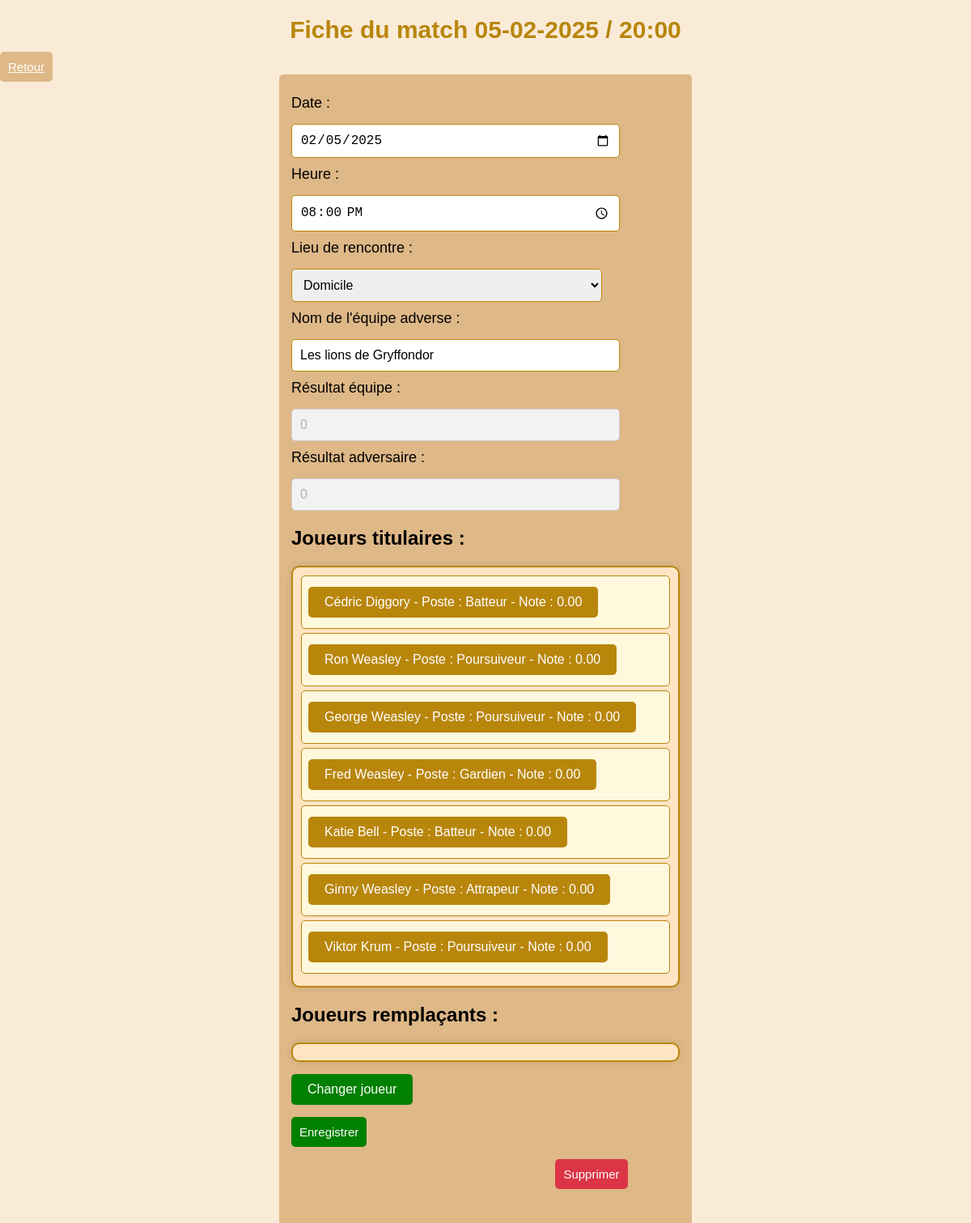
Page /php/pages/FicheMatch.php?id=77 on the committed database.
### tables this page shows
CREATE TABLE IF NOT EXISTS Match_(
   Id_Match INT AUTO_INCREMENT,
   Date_Match DATE,
   Heure TIME,
   Nom_Equipe_Adverse VARCHAR(30) ,
   Lieu_Rencontre ENUM('Domicile', 'Extérieur') DEFAULT 'Domicile',
   Resultat_Equipe INT,
   Resultat_Equipe_Adverse INT,
   PRIMARY KEY(Id_Match)
);

CREATE TABLE IF NOT EXISTS Participer(
   Numero_licence INT,
   Id_Match INT,
   Titulaire BOOLEAN,
   Evaluation DECIMAL(3,2),
   Poste VARCHAR(15) ,
   PRIMARY KEY(Numero_licence, Id_Match),
   FOREIGN KEY(Numero_licence) REFERENCES Joueur(Numero_licence),
   FOREIGN KEY(Id_Match) REFERENCES Match_(Id_Match)
);

CREATE TABLE IF NOT EXISTS Joueur(
   Numero_licence INT ,
   Nom VARCHAR(30) ,
   Prenom VARCHAR(30) ,
   Date_naissance DATE,
   Taille DECIMAL(4,1)  ,
   Poids DECIMAL(4,1)  ,
   Statut ENUM('Actif', 'Blessé', 'Suspendu', 'Absent') DEFAULT 'Actif',
   Photo VARCHAR(51),
   PRIMARY KEY(Numero_licence)
);

### php/requetesSql.php (called while the page is built, shortened)
<?php
        $select_match_spec="SELECT * FROM Match_ WHERE Id_Match = ?";
        $select_joueurs_match="SELECT p.Numero_Licence, j.Nom, j.Prenom, p.Titulaire, p.Poste, p.Evaluation FROM Participer p
                               INNER JOIN Joueur j ON p.Numero_Licence = j.Numero_Licence WHERE p.Id_Match = ? AND p.Poste IS NOT NULL";
?>

### php/pages/FicheMatch.php (the view, shortened to what this page needs)
<?php
require('../requetesSql.php');
global $linkpdo;
$errorMessage = '';
$id = null;
if (isset($_GET['id'])) {
    $id = $_GET['id'];
} else {
    $errorMessage = 'Erreur : Aucun ID de match spécifié.';
}
if (empty($errorMessage) && $id) {
    $stmt = $linkpdo->prepare($select_match_spec);
    $stmt->execute([$id]);
    $match = $stmt->fetch(PDO::FETCH_ASSOC);
}
if (empty($errorMessage)) {
    $match['Resultat_Equipe'] = $match['Resultat_Equipe'] ?? 0;
    $match['Resultat_Equipe_Adverse'] = $match['Resultat_Equipe_Adverse'] ?? 0;
    $dateMatch = new DateTime($match['Date_Match']);
    $dateActuelle = new DateTime();
    $isDateDansLePasse = $dateMatch < $dateActuelle;
    $dateHeureFicheMatch = new DateTime($match['Date_Match'] . ' ' . $match['Heure']);
    $formatDateHeure = $dateHeureFicheMatch->format('d-m-Y / H:i');
    $stmt = $linkpdo->prepare($select_joueurs_match);
    $stmt->execute([$id]);
    $joueurs = $stmt->fetchAll(PDO::FETCH_ASSOC);
    $titulaires = [];
    $remplacants = [];
    foreach ($joueurs as $joueur) {
        if ($joueur['Titulaire'] == 1) {
            $titulaires[] = $joueur;
        } else {
            $remplacants[] = $joueur;
        }
    }
}
?>
<!DOCTYPE html>
<html lang="fr">
<head>
    <link href="../css/FicheMatch.css" rel="stylesheet">
</head>
<body>
<h1>Fiche du match <?= htmlspecialchars($formatDateHeure); ?></h1>
<a class="return" href="PageMatch.php">Retour</a>
<form method="POST">
    <label for="Date_Match">Date :</label>
    <input type="date" id="Date_Match" name="Date_Match" value="<?= htmlspecialchars($match['Date_Match']); ?>" class="<?= $isDateDansLePasse ? 'grise' : ''; ?>" <?= $isDateDansLePasse ? 'readonly' : ''; ?> required>
    <label for="Heure">Heure :</label>
    <input type="time" id="Heure" name="Heure" value="<?= htmlspecialchars($match['Heure']); ?>" class="<?= $isDateDansLePasse ? 'grise' : ''; ?>" <?= $isDateDansLePasse ? 'readonly' : ''; ?> required>
    <label for="Lieu_rencontre">Lieu de rencontre :</label>
    <select id="Lieu_rencontre" name="Lieu_rencontre" class="<?= $isDateDansLePasse ? 'grise' : ''; ?>" <?= $isDateDansLePasse ? 'disabled' : ''; ?> required>
        <option value="Domicile" <?= $match['Lieu_Rencontre'] === 'Domicile' ? 'selected' : ''; ?>>Domicile</option>
    </select>
    <label for="Nom_Equipe_Adverse">Nom de l'équipe adverse :</label>
    <input type="text" id="Nom_Equipe_Adverse" name="Nom_Equipe_Adverse" value="<?= htmlspecialchars($match['Nom_Equipe_Adverse']); ?>" class="<?= $isDateDansLePasse ? 'grise' : ''; ?>" <?= $isDateDansLePasse ? 'readonly' : ''; ?> required>
    <label for="Resultat_Equipe">Résultat équipe :</label>
    <input type="number" id="Resultat_Equipe" name="Resultat_Equipe" value="<?= htmlspecialchars($match['Resultat_Equipe_Adverse'] ?? 0); ?>" class="<?= !$isDateDansLePasse ? 'grise' : ''; ?>" <?= !$isDateDansLePasse ? 'readonly' : ''; ?> required>
    <label for="Resultat_Equipe_Adverse">Résultat adversaire :</label>
    <input type="number" id="Resultat_Equipe_Adverse" name="Resultat_Equipe_Adverse" value="<?= htmlspecialchars($match['Resultat_Equipe_Adverse'] ?? 0); ?>" class="<?= !$isDateDansLePasse ? 'grise' : ''; ?>" <?= !$isDateDansLePasse ? 'readonly' : ''; ?> required>
    <h2>Joueurs titulaires :</h2>
<div class="joueurs-list">
    <ul>
        <?php foreach ($titulaires as $joueur): ?>
            <li>
                <a href="FicheEvaluation.php?id=<?= $joueur['Numero_Licence']; ?>&id_match=<?= $match['Id_Match']; ?>" class="joueur-btn">
                    <?= htmlspecialchars($joueur['Prenom'] . ' ' . $joueur['Nom']) . ' - Poste : ' . htmlspecialchars($joueur['Poste']) . ' - Note : ' . (isset($joueur['Evaluation']) ? htmlspecialchars($joueur['Evaluation']) : 'Non Noté'); ?>
                </a>
            </li>
        <?php endforeach; ?>
    </ul>
</div>
<h2>Joueurs remplaçants :</h2>
<div class="joueurs-list">
    <ul>
    </ul>
    <button type="button"
        onclick="window.location.href='ajouterMatchJoueur.php?Id_Match=<?= htmlspecialchars($id); ?>'"
        <?= $isDateDansLePasse ? 'disabled' : ''; ?>
        class="<?= $isDateDansLePasse ? 'disabled-btn' : ''; ?>">
    Changer joueur
    </button>
</div>
<div class="actions">
    <form method="POST">
        <button type="save" name="enregistrer">Enregistrer</button>
    </form>
    <form method="POST">
        <button type="submit" onclick="return confirm('Êtes-vous sûr de vouloir supprimer ce match ?');">Supprimer</button>
    </form>
</div>
</body>
</html>

### php/css/FicheMatch.css (style rules this page uses)
body { font-family: Arial, sans-serif; background-color: antiquewhite; margin: 0; padding: 0; }
h1 { text-align: center; font-size: 30px; font-weight: bold; color: darkgoldenrod; margin-top: 20px; }
ul { list-style-type: none; padding: 10px; margin: 15px 0; background-color: bisque; border-radius: 10px; border: 2px solid darkgoldenrod; box-shadow: 0 0 10px rgba(0, 0, 0, 0.1); }
ul li { padding: 8px; margin-bottom: 5px; background-color: #fff8dc; border-radius: 5px; border: 1px solid darkgoldenrod; }
form { width: 40%; margin: 0 auto; padding: 15px; background-color: burlywood; border-radius: 5px; margin-bottom: 15px; }
form label { display: block; margin: 10px 0; font-size: 18px; }
form input, form select, form textarea { width: 80%; padding: 10px; font-size: 16px; margin-top: 5px; border: 1px solid darkgoldenrod; border-radius: 5px; }
.return, form button[type="submit"], form button[type="save"] { padding: 10px; background-color: burlywood; color: white; border: none; cursor: pointer; border-radius: 5px; font-size: 15px; transition: background-color 0.2s ease; }
form button[type="submit"] { background-color: #dc3545; margin-left: 95%; }
form button[type="save"] { background-color: green; margin-top: 15px; }
input[readonly], input[disabled], select[disabled], textarea[readonly], .grise { background-color: #f2f2f2; color: #b0b0b0; cursor: not-allowed; border: 1px solid #ccc; }
.joueur-btn { display: inline-block; padding: 10px 20px; margin: 5px 0; font-size: 16px; color: #ffffff; background-color: darkgoldenrod; text-decoration: none; text-align: center; border-radius: 5px; transition: background-color 0.3s ease; }
button { padding: 10px 20px; background-color: green; color: white; border: none; border-radius: 5px; cursor: pointer; font-size: 16px; transition: background-color 0.3s, transform 0.3s; }

### rows in the picture
match_: formatDateHeure "05-02-2025 / 20:00", Date_Match "02/05/2025", Heure "20:00:00", Lieu_rencontre "Domicile", Nom_Equipe_Adverse "Les lions de Gryffondor", Resultat_Equipe "0", Resultat_Equipe_Adverse "0"
participer: Numero_licence.Nom "Cédric Diggory", Poste "Batteur", Evaluation "0.00"
participer: Numero_licence.Nom "Ron Weasley", Poste "Poursuiveur", Evaluation "0.00"
participer: Numero_licence.Nom "George Weasley", Poste "Poursuiveur", Evaluation "0.00"
participer: Numero_licence.Nom "Fred Weasley", Poste "Gardien", Evaluation "0.00"
participer: Numero_licence.Nom "Katie Bell", Poste "Batteur", Evaluation "0.00"
participer: Numero_licence.Nom "Ginny Weasley", Poste "Attrapeur", Evaluation "0.00"
participer: Numero_licence.Nom "Viktor Krum", Poste "Poursuiveur", Evaluation "0.00"
